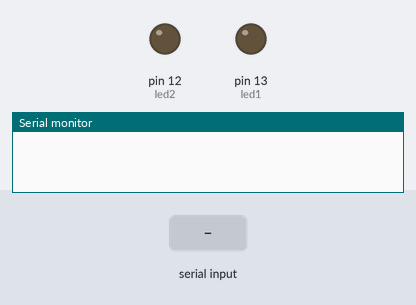
Simulated run of this sketch. Board: Arduino Uno, built with avr-gcc and run on an emulated ATmega328P. Shown: output pins drawn as LEDs (lit = HIGH), the last lines printed to the serial monitor. The test bench sets the inputs (shaded band).

Above: at 1.2 s.
1.3 s: "#" received over Serial
At 2.0 s:
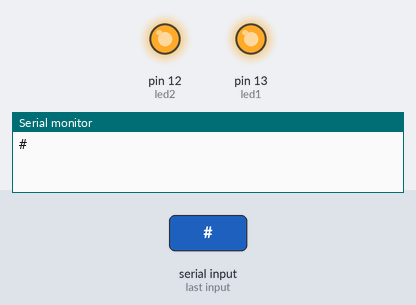
2.8 s: ":" received over Serial
4.3 s: "5\n" received over Serial
Timing chart, 0 to 7.3 s (numbered marks = the images above; inputs shaded):
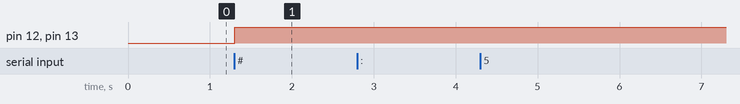

Measured:
- after the input at 1.3 s, pin 12 (led2), pin 13 (led1): LOW → HIGH at once

The sketch:

TTL_RX.ino
```cpp
int led1 = 13;//lED L
int led2 = 12;//led R
char buffer[8];
int index = 0;
void setup() {
  Serial.begin(9600);  // opens serial port, sets data rate to 9600 bps
  pinMode(led1, OUTPUT);
  pinMode(led2, OUTPUT);
}

void loop() {
bool check = false;
  if (Serial.available() > 0) {
    // read the incoming byte:
    char Byte = Serial.read();
    Serial.print  (Byte);
    if (Byte == ':') {
      index = 0;
      buffer[index]= Byte;
    }else if (Byte != '#'){
      index++;
      buffer[index]= Byte;
    }
    else if (Byte == '#'){
      index++;
      buffer[index]= Byte;//#
      index++;
      buffer[index]= '\0';//Last array
      check =true;
    }
  }
  //\//
  //              0   1   2   3   4   5   6   7
//char Sdata[8]={':','L','E','D','0','0','#','\0'};
//":LED00#"
//index  4 = LED Left 5 = LED Right
  if(check ==true){
    digitalWrite(led1,buffer[4] - 48);//convert char to int
    digitalWrite(led2,buffer[5] - 48);//convert char to int

  }


}
  /*
  if (Serial.available() > 0) {
    // read the incoming byte:
    char Byte = Serial.read();
    Serial.print  (Byte);
    if (Byte == 'A') {
      digitalWrite(led1, HIGH);
      digitalWrite(led2, LOW);
    } else if (Byte == 'B') {
      digitalWrite(led1, LOW);
      digitalWrite(led2, HIGH);
    } else if (Byte == 'C') {
      digitalWrite(led1, HIGH);
      digitalWrite(led2, HIGH);
    } else if (Byte == 'D') {
      digitalWrite(led1, LOW);
      digitalWrite(led2, LOW);
    }
  }


  /*
  // reply only when you receive data:
  if (Serial.available() > 0) {
    // read the incoming byte:
    char Byte = Serial.read();
    Serial.println(Byte);
    if(Byte=='H'){
      digitalWrite(led,HIGH);
    }
    else if(Byte=='L'){
      digitalWrite(led,LOW);
    }
  }*/
```
